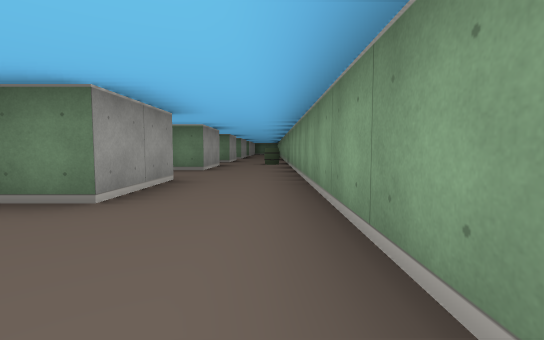
view 1 (above)

14 first-person views from a walk through a cub3D ray-caster map. The camera is about half as high as the walls, tilts 4° down and sees 85° across. The floor is counted in squares. Each view is taken from the middle of a square. On the plan, view 1 faces up. The plan holds only what a view shows up to about 9 squares ahead; the rest is blank. The place goes on beyond the plan.

view 2
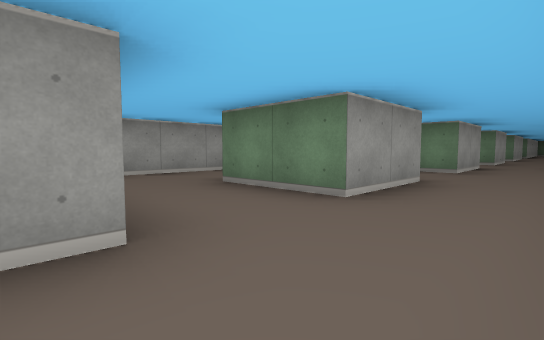

view 3
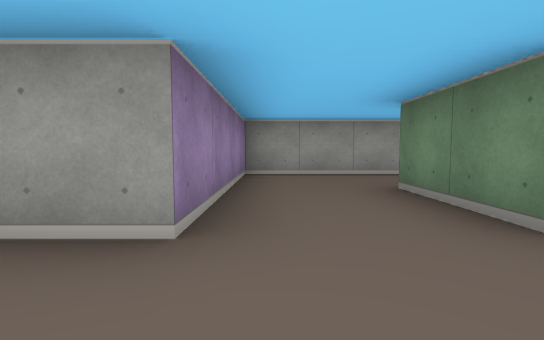

view 4
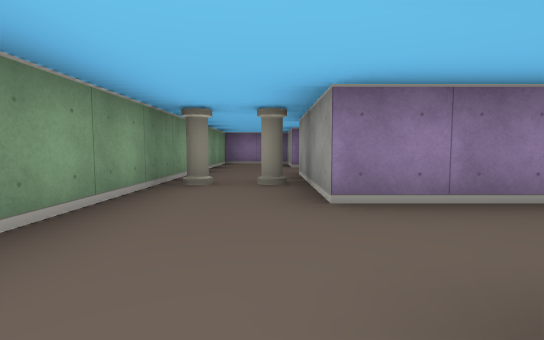

view 5
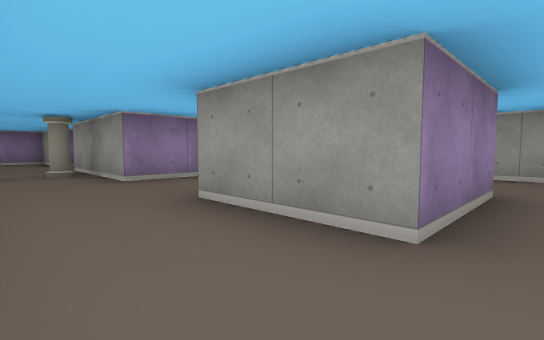

view 6
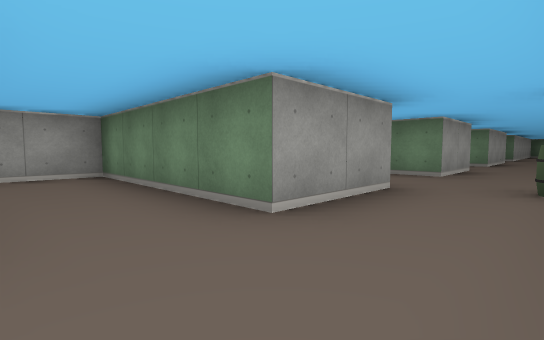

view 7
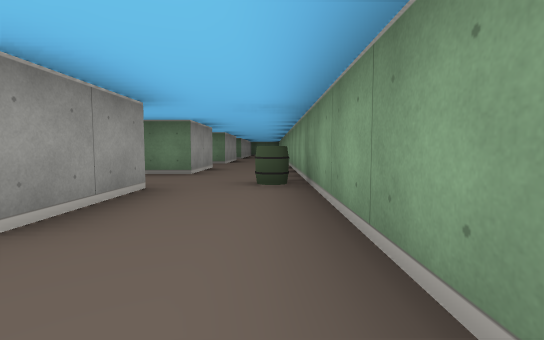

view 8
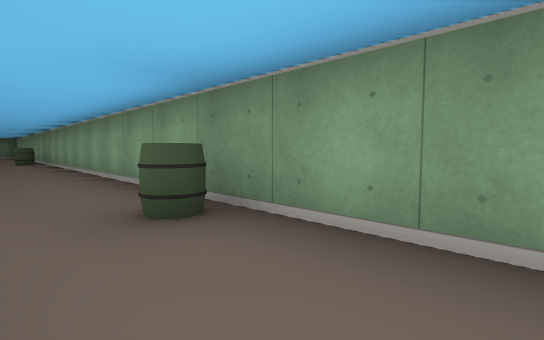

view 9
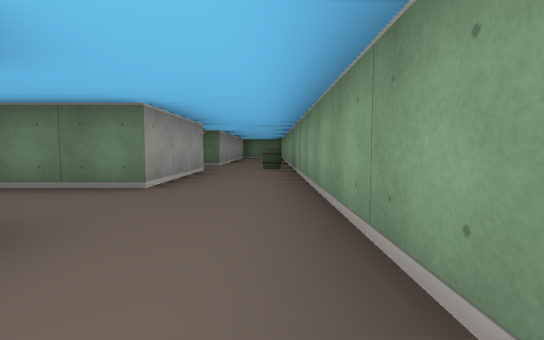

view 10
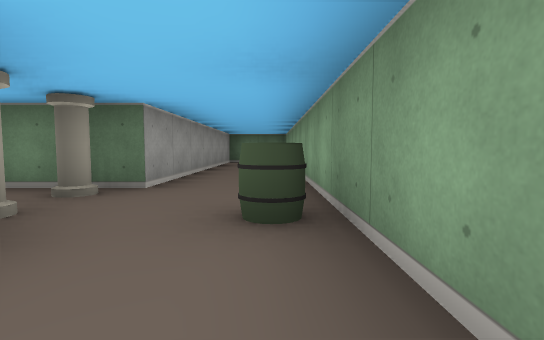

view 11
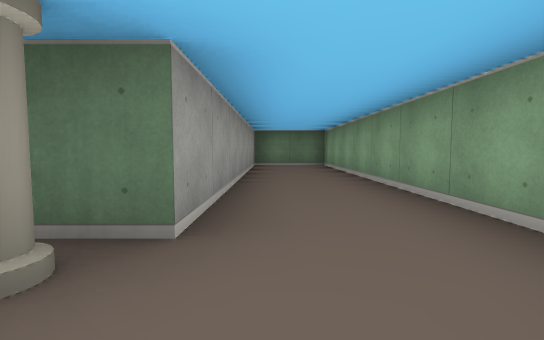

view 12
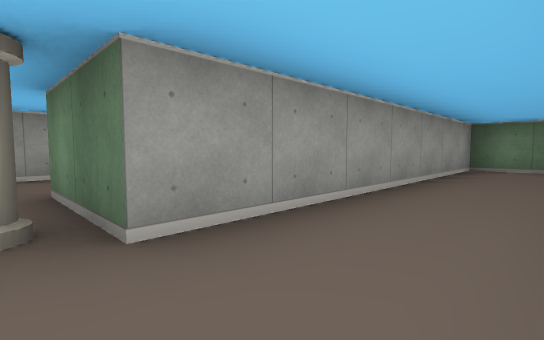

view 13
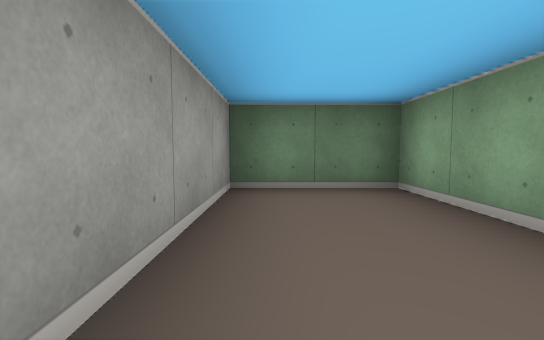

view 14
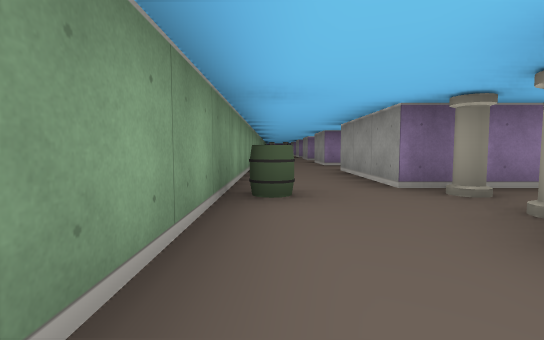

### Floor plan
Points are (right, up) in squares from view 1. A wall is a line through its corners. A room is listed if a view was taken in it or the views show most of it. See-through windows are left out.
Room 1 (views 1, 2, 3, 4)
walls: (-1.5, 0.5) (-1.5, -2.5); (-1.5, 4.5) (-1.5, 2.5); (0.5, -2.2) (0.5, 4.5)
ways out: opening at (-0.5, 3.5) to room 2; opening at (-2.5, 1.5) to room 5
objects: pillar (-1, -1); pillar (0, -1)
Room 2 (views 5, 6, 7, 8)
walls: (-1.5, 8.6) (-1.5, 6.5); (0.5, 4.5) (0.5, 8.5)
ways out: opening at (-0.5, 3.5) to room 1; opening at (-0.5, 7.5) to room 3; opening at (-2.5, 5.5) to room 6
Room 3 (view 9)
walls: (-1.5, 12.5) (-1.5, 10.5); (0.5, 8.5) (0.5, 12.5)
ways out: opening at (-0.5, 7.5) to room 2; opening at (-0.5, 11.5) to room 4; opening at (-2.5, 9.5)
objects: barrel (0, 9)
Room 4 (views 10, 11, 12, 13, 14)
walls: (-3.2, 17.5) (-1.5, 17.5) (-1.5, 14.5); (0.5, 12.5) (0.5, 26.5) (-1.5, 26.5) (-1.5, 19.5) (-3.5, 19.5)
ways out: opening at (-0.5, 11.5) to room 3; opening at (-2.5, 13.5)
objects: pillar (-2, 18); pillar (-2, 19); barrel (0, 18)
Room 5 (no view inside)
walls: (-1.5, 2.5) (-3.5, 2.5); (-5.5, 4.5) (-5.5, 0.5) (-1.5, 0.5)
ways out: opening at (-2.5, 1.5) to room 1; opening at (-4.5, 3.5) to room 6
Room 6 (no view inside)
walls: (-3.5, 4.5) (-1.5, 4.5); (-1.5, 6.5) (-5.5, 6.5) (-5.5, 4.5)
ways out: opening at (-2.5, 5.5) to room 2; opening at (-4.5, 3.5) to room 5

Where each view was taken, in squares from view 1:
view 1: 0 up, 0 right, facing up
view 2: 0 up, 0 right, facing up-left
view 3: 1 up, 0 right, facing left
view 4: 3 up, 1 left, facing down
view 5: 5 up, 0 right, facing down-left
view 6: 5 up, 0 right, facing up-left
view 7: 5 up, 0 right, facing up
view 8: 7 up, 1 left, facing up-right
view 9: 11 up, 0 right, facing up
view 10: 16 up, 0 right, facing up
view 11: 18 up, 1 left, facing up
view 12: 19 up, 0 right, facing up-left
view 13: 23 up, 1 left, facing up
view 14: 21 up, 0 right, facing down
